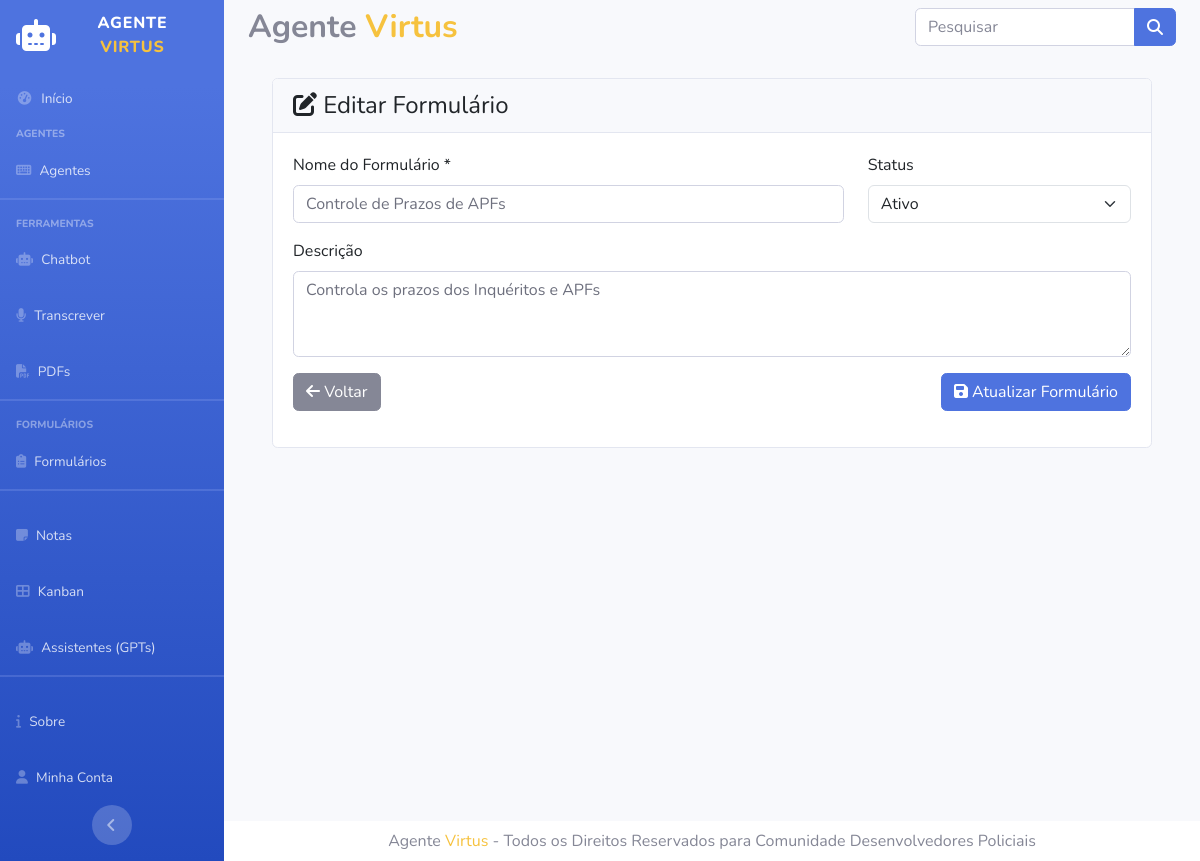
The app's page /formularios/2/editar with its own data.
### models/models.py (models this page shows, shortened)
class Formulario(db.Model):
    id = db.Column(db.Integer, primary_key=True)
    nome = db.Column(db.String(200), nullable=False)
    descricao = db.Column(db.Text, nullable=True)
    ativo = db.Column(db.Boolean, default=True)
    menu_ordem = db.Column(db.Integer, nullable=True)  # Ordem no menu (0 = não aparece no menu)
    usuario_id = db.Column(db.Integer, db.ForeignKey('usuario.id'), nullable=True)
    criado_em = db.Column(db.DateTime, default=datetime.utcnow)
    atualizado_em = db.Column(db.DateTime, default=datetime.utcnow, onupdate=datetime.utcnow)
    usuario = db.relationship('Usuario', backref=db.backref('formularios', lazy=True))
    campos = db.relationship('CampoFormulario', backref='formulario', lazy=True, cascade='all, delete-orphan', order_by='CampoFormulario.ordem')
    registros = db.relationship('RegistroFormulario', backref='formulario', lazy=True, cascade='all, delete-orphan')

### controllers/FormulariosController.py (the view, shortened to what this page needs)
@formularios_bp.route('/formularios/<int:id>/editar', methods=['GET', 'POST'])
def editar(id):
    formulario = Formulario.query.get_or_404(id)
    return render_template('formularios/editar.html', formulario=formulario)

### app.py (called while the page is built)
@app.before_request
def carregar_menus_dinamicos():
    try:
        menus_dinamicos = EquipeInteligente.query.filter(
            EquipeInteligente.menu_ordem > 0
        ).order_by(EquipeInteligente.menu_ordem).all()
        formularios_dinamicos = Formulario.query.filter(
            Formulario.ativo == True,
            Formulario.menu_ordem > 0
        ).order_by(Formulario.menu_ordem).all()
        app.jinja_env.globals['menus'] = menus_dinamicos
        app.jinja_env.globals['formularios'] = formularios_dinamicos
    except Exception as e:
        app.jinja_env.globals['menus'] = []
        app.jinja_env.globals['formularios'] = []
        print(f"Erro ao carregar menus dinâmicos: {e}")

### templates/formularios/editar.html (shortened to what this page needs)
{% extends "layout/base.html" %}
{% block main %}
<div class="container-fluid">
    <div class="row">
        <div class="col-12">
            <div class="card">
                <div class="card-header">
                    <h4 class="mb-0">
                        <i class="fas fa-edit"></i> Editar Formulário
                    </h4>
                </div>
                <div class="card-body">
                    <form id="formEditarFormulario">
                        <div class="row">
                            <div class="col-md-8">
                                <div class="mb-3">
                                    <label for="nome" class="form-label">Nome do Formulário *</label>
                                    <input type="text" class="form-control" id="nome" name="nome"
                                           value="{{ formulario.nome }}" required>
                                </div>
                            </div>
                            <div class="col-md-4">
                                <div class="mb-3">
                                    <label for="ativo" class="form-label">Status</label>
                                    <select class="form-select" id="ativo" name="ativo">
                                        <option value="true" {% if formulario.ativo %}selected{% endif %}>Ativo</option>
                                    </select>
                                </div>
                            </div>
                        </div>
                        <div class="mb-3">
                            <label for="descricao" class="form-label">Descrição</label>
                            <textarea class="form-control" id="descricao" name="descricao" rows="3"
                                      placeholder="Descreva o propósito deste formulário...">{{ formulario.descricao or '' }}</textarea>
                        </div>
                        <div class="d-flex justify-content-between">
                            <a href="{{ url_for('formularios.index') }}" class="btn btn-secondary">
                                <i class="fas fa-arrow-left"></i> Voltar
                            </a>
                            <button type="submit" class="btn btn-primary">
                                <i class="fas fa-save"></i> Atualizar Formulário
                            </button>
                        </div>
                    </form>
                </div>
            </div>
        </div>
    </div>
</div>
{% endblock %}

### records on screen
Formulario: nome "Controle de Prazos de APFs", ativo "Ativo", descricao "Controla os prazos dos Inquéritos e APFs"
